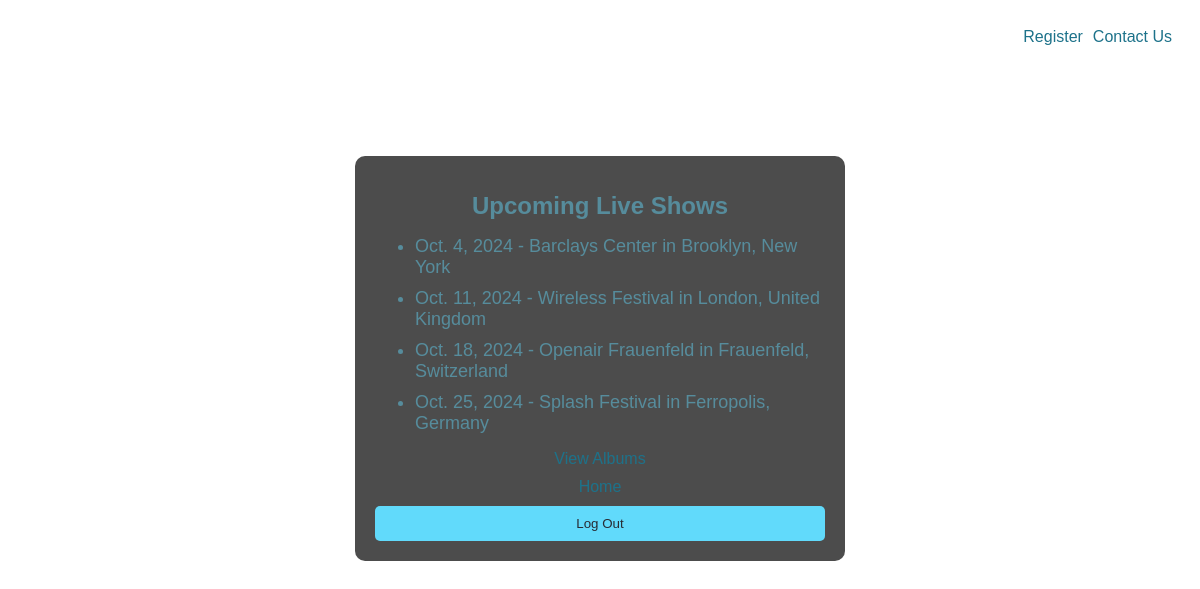
/live-shows/, run on the app's committed database.
### band/models.py (models this page shows, shortened)
class LiveShow(models.Model):
    date = models.DateField()
    venue = models.CharField(max_length=100)
    location = models.CharField(max_length=100)

### band/views.py (the view)
# urls.py: path('live-shows/', views.live_shows_page, name='live_shows_page'),
def live_shows_page(request):
    live_shows = LiveShow.objects.all()
    return render(request, 'live_shows_page.html', {'live_shows': live_shows})

### band/templates/live_shows_page.html (shortened to what this page needs)
<!DOCTYPE html>
<html lang="en">
<head>
</head>
<body>
    <div class="navbar">
        <a href="{% url 'register' %}">Register</a>
        <a href="{% url 'contact' %}">Contact Us</a>
    </div>
    <div class="logged_In_container">
        <h1>Upcoming Live Shows</h1>
        <ul>
            {% for live_show in live_shows %}
                <li>{{ live_show.date }} - {{ live_show.venue }} in {{ live_show.location }}</li>
            {% endfor %}
        </ul>
        <a href="{% url 'album_page' %}">View Albums</a>
        <a href="{% url 'landing_page' %}">Home</a>
        <form action="{% url 'logout' %}" method="post">
            <button type="submit">Log Out</button>
        </form>
    </div>
</body>
</html>

### band/templates/live_shows_page.html (style rules this page uses)
body { background-size: cover; background-repeat: no-repeat; background-attachment: fixed; font-family: Arial, sans-serif; text-align: center; color: #568c9c; }
.navbar { display: flex; justify-content: flex-end; padding: 10px; }
.navbar a { margin-right: 10px; text-decoration: none; color: #1d728a; }
.logged_In_container { background-color: rgba(0, 0, 0, 0.7); border-radius: 10px; padding: 20px; width: 450px; margin: 100px auto; }
h1 { font-size: 24px; }
ul { list-style-type: disc; text-align: left; }
li { font-size: 18px; margin-bottom: 10px; }
a { text-decoration: none; color: #1d728a; display: block; margin-top: 10px; }
form { margin-top: 10px; }
button[type="submit"] { background-color: #61dafb; color: #282c34; border: none; border-radius: 5px; padding: 10px; cursor: pointer; width: 100%; }

### data on the page
LiveShow: date "Oct. 4, 2024", venue "Barclays Center", location "Brooklyn, New York"
LiveShow: date "Oct. 11, 2024", venue "Wireless Festival", location "London, United Kingdom"
LiveShow: date "Oct. 18, 2024", venue "Openair Frauenfeld", location "Frauenfeld, Switzerland"
LiveShow: date "Oct. 25, 2024", venue "Splash Festival", location "Ferropolis, Germany"
